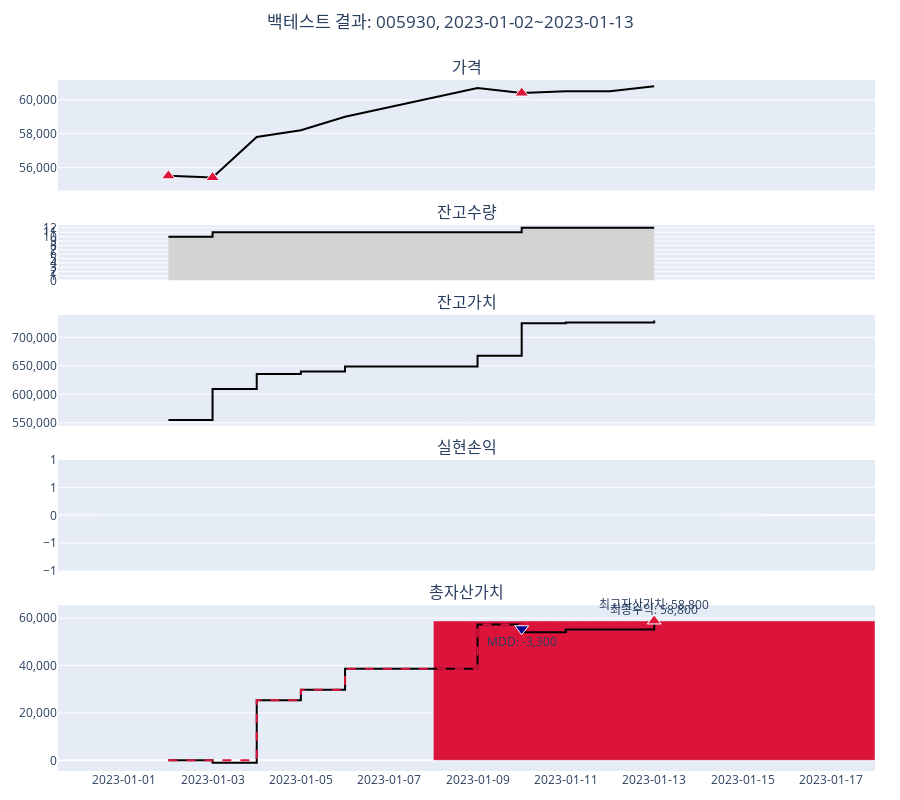

Write notebook code for a chart like this one.
### Code cell
kq.backtest_plot_stock_daily(df_result5_005930)

### Figure 1 — Plotly figure (JSON) as saved in the notebook; plotly's stock layout.template omitted (floating-point values rounded to 4 significant figures)
{"data": [{"marker": {"color": "#000000"}, "mode": "lines", "name": "가격", "type": "scatter", "x": ["2023-01-02T00:00:00", "2023-01-03T00:00:00", "2023-01-04T00:00:00", "2023-01-05T00:00:00", "2023-01-06T00:00:00", "2023-01-09T00:00:00", "2023-01-10T00:00:00", "2023-01-11T00:00:00", "2023-01-12T00:00:00", "2023-01-13T00:00:00"], "xaxis": "x5", "y": [55500, 55400, 57800, 58200, 59000, 60700, 60400, 60500, 60500, 60800], "yaxis": "y"}, {"marker": {"color": "#DC143C", "line": {"color": "white", "width": 1}, "size": 12, "symbol": "triangle-up"}, "mode": "markers", "name": "매수", "type": "scatter", "x": ["2023-01-02T00:00:00", "2023-01-03T00:00:00", "2023-01-10T00:00:00"], "xaxis": "x5", "y": [55500, 55400, 60400], "yaxis": "y"}, {"marker": {"color": "#00008B", "line": {"color": "white", "width": 1}, "size": 12, "symbol": "triangle-down"}, "mode": "markers", "name": "매도", "type": "scatter", "x": [], "xaxis": "x5", "y": [], "yaxis": "y"}, {"fill": "tozeroy", "fillcolor": "lightgray", "line": {"color": "#000000", "shape": "hv"}, "mode": "lines", "name": "잔고수량", "type": "scatter", "x": ["2023-01-02T00:00:00", "2023-01-03T00:00:00", "2023-01-04T00:00:00", "2023-01-05T00:00:00", "2023-01-06T00:00:00", "2023-01-09T00:00:00", "2023-01-10T00:00:00", "2023-01-11T00:00:00", "2023-01-12T00:00:00", "2023-01-13T00:00:00"], "xaxis": "x5", "y": [10, 11, 11, 11, 11, 11, 12, 12, 12, 12], "yaxis": "y2"}, {"line": {"color": "#000000", "shape": "hv"}, "mode": "lines", "name": "잔고가치", "type": "scatter", "x": ["2023-01-02T00:00:00", "2023-01-03T00:00:00", "2023-01-04T00:00:00", "2023-01-05T00:00:00", "2023-01-06T00:00:00", "2023-01-09T00:00:00", "2023-01-10T00:00:00", "2023-01-11T00:00:00", "2023-01-12T00:00:00", "2023-01-13T00:00:00"], "xaxis": "x5", "y": [555000, 609400, 635800, 640200, 649000, 667700, 724800, 726000, 726000, 729600], "yaxis": "y3"}, {"cliponaxis": false, "marker": {"color": ["#00008B", "#00008B", "#00008B", "#00008B", "#00008B", "#00008B", "#00008B", "#00008B", "#00008B", "#00008B"]}, "name": "실현손익", "text": ["", "", "", "", "", "", "", "", "", ""], "textposition": "outside", "type": "bar", "width": 432000000, "x": ["2023-01-02T00:00:00", "2023-01-03T00:00:00", "2023-01-04T00:00:00", "2023-01-05T00:00:00", "2023-01-06T00:00:00", "2023-01-09T00:00:00", "2023-01-10T00:00:00", "2023-01-11T00:00:00", "2023-01-12T00:00:00", "2023-01-13T00:00:00"], "xaxis": "x5", "y": [0, 0, 0, 0, 0, 0, 0, 0, 0, 0], "yaxis": "y4"}, {"line": {"color": "#000000", "shape": "hv"}, "mode": "lines", "name": "총자산가치", "type": "scatter", "x": ["2023-01-02T00:00:00", "2023-01-03T00:00:00", "2023-01-04T00:00:00", "2023-01-05T00:00:00", "2023-01-06T00:00:00", "2023-01-09T00:00:00", "2023-01-10T00:00:00", "2023-01-11T00:00:00", "2023-01-12T00:00:00", "2023-01-13T00:00:00"], "xaxis": "x5", "y": [0, -1000, 25400, 29800, 38600, 57300, 54000, 55200, 55200, 58800], "yaxis": "y5"}, {"line": {"color": "#DC143C", "dash": "dash", "shape": "hv"}, "mode": "lines", "name": "최고자산가치", "type": "scatter", "x": ["2023-01-02T00:00:00", "2023-01-03T00:00:00", "2023-01-04T00:00:00", "2023-01-05T00:00:00", "2023-01-06T00:00:00", "2023-01-09T00:00:00", "2023-01-10T00:00:00", "2023-01-11T00:00:00", "2023-01-12T00:00:00", "2023-01-13T00:00:00"], "xaxis": "x5", "y": [0, 0, 25400, 29800, 38600, 57300, 57300, 57300, 57300, 58800], "yaxis": "y5"}, {"base": [0], "cliponaxis": false, "marker": {"color": ["#DC143C"]}, "name": "최종손익", "text": ["최종수익: 58,800"], "textposition": "outside", "type": "bar", "width": 864000000, "x": ["2023-01-13T00:00:00"], "xaxis": "x5", "y": [58800], "yaxis": "y5"}, {"cliponaxis": false, "marker": {"color": ["#DC143C", "#00008B"], "line": {"color": "white", "width": 1}, "size": 12, "symbol": ["triangle-up", "triangle-down"]}, "mode": "markers+text", "name": "", "text": ["최고자산가치: 58,800", "MDD: -3,300"], "textposition": ["top center", "bottom center"], "type": "scatter", "x": ["2023-01-13T00:00:00", "2023-01-10T00:00:00"], "xaxis": "x5", "y": [58800, 55500], "yaxis": "y5"}], "layout": {"annotations": [{"font": {"size": 16}, "showarrow": false, "text": "가격", "x": 0.5, "xanchor": "center", "xref": "paper", "y": 1, "yanchor": "bottom", "yref": "paper"}, {"font": {"size": 16}, "showarrow": false, "text": "잔고수량", "x": 0.5, "xanchor": "center", "xref": "paper", "y": 0.79, "yanchor": "bottom", "yref": "paper"}, {"font": {"size": 16}, "showarrow": false, "text": "잔고가치", "x": 0.5, "xanchor": "center", "xref": "paper", "y": 0.66, "yanchor": "bottom", "yref": "paper"}, {"font": {"size": 16}, "showarrow": false, "text": "실현손익", "x": 0.5, "xanchor": "center", "xref": "paper", "y": 0.45, "yanchor": "bottom", "yref": "paper"}, {"font": {"size": 16}, "showarrow": false, "text": "총자산가치", "x": 0.5, "xanchor": "center", "xref": "paper", "y": 0.24, "yanchor": "bottom", "yref": "paper"}], "height": 800, "hovermode": "x unified", "margin": {"b": 25, "l": 25, "r": 25, "t": 80}, "showlegend": false, "title": {"text": "백테스트 결과: 005930, 2023-01-02~2023-01-13", "x": 0.5, "y": 0.98}, "uniformtext": {"minsize": 12, "mode": "show"}, "xaxis": {"anchor": "y", "domain": [0, 1], "matches": "x5", "showticklabels": false}, "xaxis2": {"anchor": "y2", "domain": [0, 1], "matches": "x5", "showticklabels": false}, "xaxis3": {"anchor": "y3", "domain": [0, 1], "matches": "x5", "showticklabels": false}, "xaxis4": {"anchor": "y4", "domain": [0, 1], "matches": "x5", "showticklabels": false}, "xaxis5": {"anchor": "y5", "domain": [0, 1], "hoverformat": "%Y-%m-%d", "showticklabels": true, "tickformat": "%Y-%m-%d"}, "yaxis": {"anchor": "x", "domain": [0.84, 1], "tickformat": ",d"}, "yaxis2": {"anchor": "x2", "domain": [0.71, 0.79], "dtick": "L1"}, "yaxis3": {"anchor": "x3", "domain": [0.5, 0.66], "tickformat": ",d"}, "yaxis4": {"anchor": "x4", "domain": [0.29, 0.45], "tickformat": ",d"}, "yaxis5": {"anchor": "x5", "domain": [0, 0.24], "tickformat": ",d"}}}
